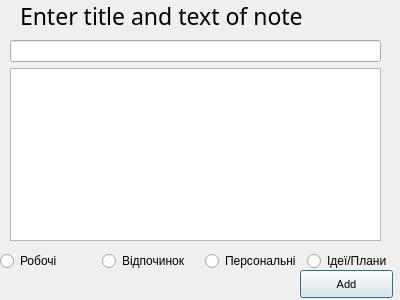
<?xml version="1.0" encoding="UTF-8"?>
<ui version="4.0">
 <class>Dialog</class>
 <widget class="QDialog" name="Dialog">
  <property name="geometry">
   <rect>
    <x>0</x>
    <y>0</y>
    <width>400</width>
    <height>300</height>
   </rect>
  </property>
  <property name="windowTitle">
   <string>Dialog</string>
  </property>
  <widget class="QLabel" name="label">
   <property name="geometry">
    <rect>
     <x>20</x>
     <y>0</y>
     <width>351</width>
     <height>31</height>
    </rect>
   </property>
   <property name="font">
    <font>
     <family>Sitka Banner</family>
     <pointsize>17</pointsize>
    </font>
   </property>
   <property name="text">
    <string>Enter title and text of note</string>
   </property>
  </widget>
  <widget class="QPushButton" name="Button">
   <property name="geometry">
    <rect>
     <x>300</x>
     <y>270</y>
     <width>93</width>
     <height>28</height>
    </rect>
   </property>
   <property name="font">
    <font>
     <pointsize>8</pointsize>
    </font>
   </property>
   <property name="text">
    <string>Add</string>
   </property>
  </widget>
  <widget class="QWidget" name="">
   <property name="geometry">
    <rect>
     <x>10</x>
     <y>40</y>
     <width>371</width>
     <height>201</height>
    </rect>
   </property>
   <layout class="QVBoxLayout" name="verticalLayout">
    <item>
     <widget class="QLineEdit" name="Title"/>
    </item>
    <item>
     <widget class="QTextEdit" name="Text"/>
    </item>
   </layout>
  </widget>
  <widget class="QWidget" name="">
   <property name="geometry">
    <rect>
     <x>0</x>
     <y>250</y>
     <width>403</width>
     <height>22</height>
    </rect>
   </property>
   <layout class="QHBoxLayout" name="horizontalLayout">
    <item>
     <widget class="QRadioButton" name="R1">
      <property name="text">
       <string>Робочі</string>
      </property>
     </widget>
    </item>
    <item>
     <widget class="QRadioButton" name="R2">
      <property name="text">
       <string>Відпочинок</string>
      </property>
     </widget>
    </item>
    <item>
     <widget class="QRadioButton" name="R3">
      <property name="text">
       <string>Персональні</string>
      </property>
     </widget>
    </item>
    <item>
     <widget class="QRadioButton" name="R4">
      <property name="text">
       <string>Ідеї/Плани</string>
      </property>
     </widget>
    </item>
   </layout>
  </widget>
 </widget>
 <resources/>
 <connections/>
</ui>
